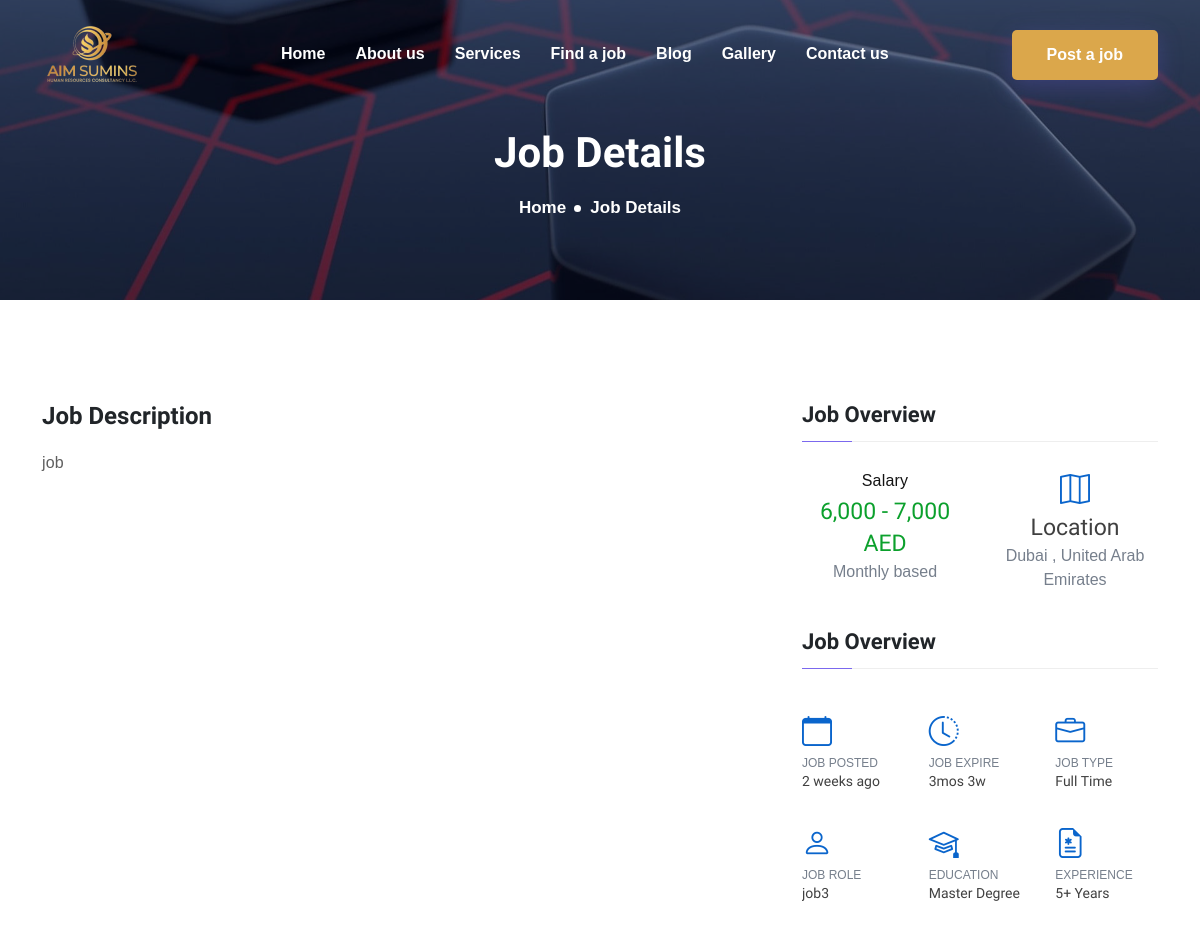
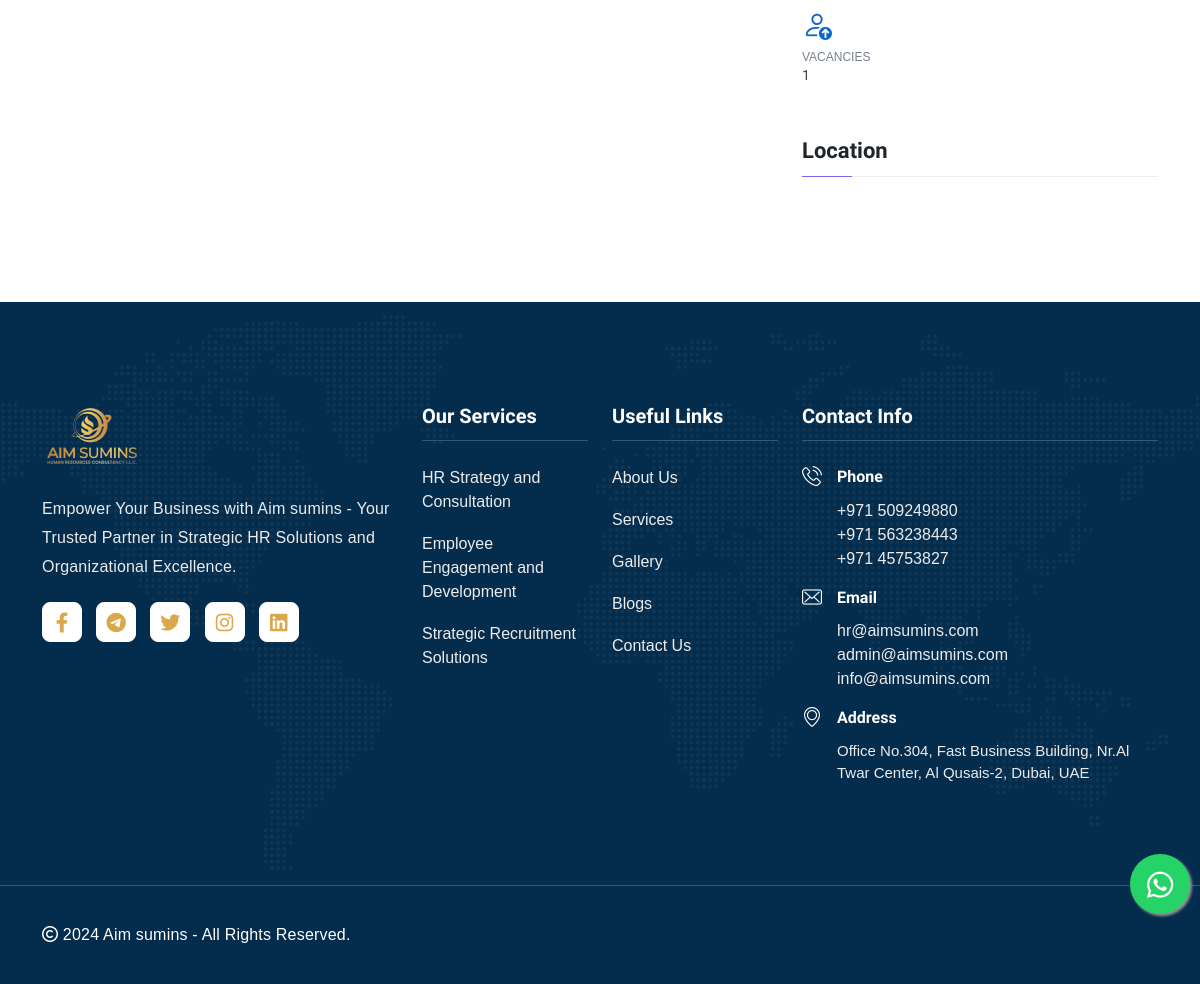
The app's page /job/job-3/ with its own data (2 pictures, top to bottom).
### job/models.py (models this page shows, shortened)
class Job(models.Model):
    title = models.CharField(max_length=255)
    slug = models.SlugField(max_length=255)
    date = models.DateTimeField(auto_now_add=True)
    salary = models.CharField(max_length=255)
    location = models.CharField(max_length=255)
    description = HTMLField()
    job_expire = models.CharField(max_length=255)
    job_type= models.CharField(max_length=255, choices=JOB_TYPE,default="Full Time")
    job_role= models.CharField(max_length=255)
    education = models.CharField(max_length=255)
    experience = models.CharField(max_length=255)
    vacancies = models.IntegerField()
    location_embeded = models.TextField(help_text="Copy and paste embed code from google maps",null=True,blank=True)
    def get_date(self):
        current_time = datetime.now().replace(tzinfo=None)
        job_date = self.date.replace(tzinfo=None)
        time_difference = current_time - job_date
        if time_difference.days == 0:
            return 'Today'
        years = time_difference.days // 365
        months = time_difference.days // 30
        weeks = time_difference.days // 7
        days = time_difference.days
        if years > 0:
            return f"{years} {'year' if years == 1 else 'years'} ago"
        elif months > 0:
            return f"{months} {'month' if months == 1 else 'months'} ago"
        elif weeks > 0:
            return f"{weeks} {'week' if weeks == 1 else 'weeks'} ago"
        else:
            return f"{days} {'day' if days == 1 else 'days'} ago"

### web/models.py (models this page shows, shortened)
class Service(models.Model):
    title=models.CharField(max_length=200)
    slug=models.SlugField(unique=True, max_length=100)
    image=VersatileImageField(upload_to='services',help_text=" The recommended size is 850x450 pixels.")
    description=HTMLField()
    def get_absolute_url(self):
        return reverse_lazy('web:service-detail', kwargs={'slug': self.slug})

### web/views.py (the view)
# urls.py: path("job/<slug>/", views.JobDetailView.as_view(), name="job-detail"),
class JobDetailView(DetailView):
    model = Job
    template_name = "web/job-detail.html"

### web/context_processors.py (called while the page is built)
def main_context(request):
    service=Service.objects.all().order_by('-id')[:4]
    return {
        "footer_services": service,
    }

### templates/web/job-detail.html (shortened to what this page needs)
{% extends "web/base.html" %}
{% load static %}
{% block content %}
	<div class="page-title-area item-bg1">
		<div class="d-table">
			<div class="d-table-cell">
				<div class="container">
					<div class="page-title-content">
						<h2>Job Details</h2>
						<ul>
							<li><a href="/">Home</a>
							</li>
							<li>Job Details</li>
						</ul>
					</div>
				</div>
			</div>
		</div>
	</div>
	<section class="blog-details-area ptb-100">
		<div class="container">
			<div class="row">
				<div class="col-lg-8 col-md-12">
					<div class="blog-details-desc">
						<div class="article-content mt-0">
							<h3 class="mt-0">Job Description</h3>
							<p>{{ object.description|safe }}</p>
						</div>
					</div>
				</div>
				<div class="col-lg-4 col-md-12">
					<aside class="widget-area" id="secondary">
						<section class="widget widget_techvio_posts_thumb">
							<h3 class="widget-title">Job Overview</h3>
							<div class="row job-main">
								<div class="col-6">
									<p class="m-0">Salary</p>
									<h3 class="title usmall m-0 salary-title">
										<a href="#">{{object.salary}}</a>
                                    </h3>
									<span>Monthly based</span>
								</div>
								<div class="col-6">
									<i class="bi bi-map"></i>
									<h3 class="title usmall">
										<a href="#">Location</a>
                                    </h3>
									<span>{{object.location}}</span>
								</div>
							</div>
						</section>
						<section class="widget widget_techvio_posts_thumb">
							<h3 class="widget-title">Job Overview</h3>
							<div class="row job-overview">
								<div class="col-4">
									<i class="bi bi-calendar"></i>
									<span>JOB POSTED</span>
									<h4 class="title usmall">
                                        <a href="#">{{object.get_date}}</a>
                                    </h4>
								</div>
								<div class="col-4">
									<i class="bi bi-clock-history"></i>
									<span>JOB EXPIRE</span>
									<h4 class="title usmall">
                                        <a href="#">{{object.job_expire}}</a>
                                    </h4>
								</div>
								<div class="col-4">
									<i class="bi bi-briefcase"></i>
									<span>JOB TYPE</span>
									<h4 class="title usmall">
                                        <a href="#">{{object.job_type}}</a>
                                    </h4>
								</div>
								<div class="col-4">
									<i class="bi bi-person"></i>
									<span>JOB ROLE</span>
									<h4 class="title usmall">
                                        <a href="#">{{object.job_role}}</a>
                                    </h4>
								</div>
								<div class="col-4">
									<i class="bi bi-mortarboard"></i>
									<span>EDUCATION</span>
									<h4 class="title usmall">
                                        <a href="#">{{object.education}}</a>
                                    </h4>
								</div>
								<div class="col-4">
									<i class="bi bi-file-earmark-medical"></i>
									<span>EXPERIENCE</span>
									<h4 class="title usmall">
                                        <a href="#">{{object.experience}}</a>
                                    </h4>
								</div>
								<div class="col-4">
									<i class="bi bi-person-up"></i>
									<span>VACANCIES</span>
									<h4 class="title usmall">
                                        <a href="#">{{object.vacancies}}</a>
                                    </h4>
								</div>
							</div>
						</section>
						<section class="widget widget_categories iframe-custom">
							<h3 class="widget-title">Location</h3>
						</section>
					</aside>
				</div>
			</div>
		</div>
	</section>
{% endblock %}

### templates/web/partials/footer.html
{% load static %}
<section class="footer-subscribe-wrapper">
    <div class="footer-area ptb-100">
        <div class="container">
            <div class="row">
                <div class="col-lg-4 col-md-6 col-sm-6">
                    <div class="single-footer-widget">
                        <a class="footer-logo" href="#">
                            <img src="{% static 'web/img/logo.png' %}" class="white-logo" alt="logo">
                        </a>
                        <p>Empower Your Business with Aim sumins - Your Trusted Partner in Strategic HR Solutions and Organizational Excellence.</p>
                        <ul class="footer-social">
                            <li>
                                <a href="https://www.facebook.com/profile.php?id=61555417742074&mibextid=ZbWKwL"> <i class="fab fa-facebook-f"></i></a>
                            </li>
                            <li>
                                <a href="https://t.me/+qgUCt9ND1iIwNTBk"> <i class="fab fa-telegram"></i></a>
                            </li>
                            <li>
                                <a href="https://twitter.com/aimsumins"> <i class="fab fa-twitter"></i></a>
                            </li>
                            <li>
                                <a href="https://www.instagram.com/aimsumins/"> <i class="fab fa-instagram"></i></a>
                            </li>
                            <li>
                                <a href="https://www.linkedin.com/in/aimsumins-hr-consultancy-2012842a9/"> <i class="fab fa-linkedin"></i></a>
                            </li>
                        </ul>
                    </div>
                </div>
                <div class="col-lg-2 col-md-6 col-sm-6">
                    <div class="single-footer-widget">
                        <div class="footer-heading">
                            <h3>Our Services</h3>
                        </div>
                        <ul class="footer-quick-links">
                            {% for i in footer_services %}
                            <li><a href="{{ i.get_absolute_url }}">{{ i.title }}</a></li>
                            {% endfor %}
                        </ul>
                    </div>
                </div>
                <div class="col-lg-2 col-md-6 col-sm-6">
                    <div class="single-footer-widget">
                        <div class="footer-heading">
                            <h3>Useful Links</h3>
                        </div>
                        <ul class="footer-quick-links">
                            <li><a href="{% url "web:about" %}">About Us</a></li>
                            <li><a href="{% url "web:services" %}">Services</a></li>
                            <li><a href="{% url "web:portfolio" %}">Gallery</a></li>
                            <li><a href="{% url "web:blogs" %}">Blogs</a></li>
                            <li><a href="{% url "web:contact" %}">Contact Us</a></li>
                        </ul>
                    </div>
                </div>
                <div class="col-lg-4 col-md-6 col-sm-6">
                    <div class="single-footer-widget">
                        <div class="footer-heading">
                            <h3>Contact Info</h3>
                        </div>
                        <div class="footer-info-contact">
                            <i class="flaticon-phone-call"></i>
                            <h3>Phone</h3>
                            <span><a href="tel:+971509249880">+971 509249880</a></span><br>
                            <span><a href="tel:+971563238443">+971 563238443</a></span><br>
                            <span><a href="tel:+97145753827">+971 45753827</a></span>
                        </div>
                        <div class="footer-info-contact">
                            <i class="flaticon-envelope"></i>
                            <h3>Email</h3>
                            <span><a href="mailto:hr@aimsumins.com">hr@aimsumins.com</a></span><br>
                            <span><a href="mailto:admin@aimsumins.com">admin@aimsumins.com</a></span><br>
                            <span><a href="mailto:info@aimsumins.com">info@aimsumins.com</a></span>
                        </div>
                        <div class="footer-info-contact">
                            <i class="flaticon-placeholder"></i>
                            <h3>Address</h3>
                            <span>Office No.304, Fast Business Building, Nr.Al Twar Center, Al Qusais-2, Dubai, UAE</span>
                        </div>
                    </div>
                </div>
            </div>
        </div>
    </div>
</section>
<div class="copyright-area">
    <div class="container">
        <div class="row align-items-center">
            <div class="col-lg-6 col-md-6">
                <p><i class="far fa-copyright"></i> {% now "Y" %} Aim sumins - All Rights Reserved.</p>
            </div>
        </div>
    </div>
</div>

### static/web/css/custom.css (style rules this page uses)
.job-overview .col-4 { display: flex; flex-direction: column; margin: 15px 0; }
.job-overview .col-4 i { font-size: 30px; color: #0A65CC; }
.job-overview .col-4 span { font-size: 12px; font-weight: 400; color: #767F8C; }
.job-overview .col-4 h4 { font-size: 14px; font-weight: 500; color: #18191C; }
.job-main { text-align: center; }
.job-main i { font-size: 30px; color: #0A65CC; }
.job-main h3 { font-size: 23px; font-weight: 500; }
.job-main span { font-size: 16px; font-weight: 400; color: #767F8C; }
.job-main p { font-size: 16px; font-weight: 500; color: #131313; }
.job-main .salary-title a { color: #0BA02C ; }

### records on screen
Job: description "job", salary "6,000 - 7,000 AED", location "Dubai , United Arab Emirates", get_date "2 weeks ago", job_expire "3mos 3w", job_type "Full Time", job_role "job3", education "Master Degree", experience "5+ Years", vacancies "1"
Service: title "HR Strategy and Consultation"
Service: title "Employee Engagement and Development"
Service: title "Strategic Recruitment Solutions"
